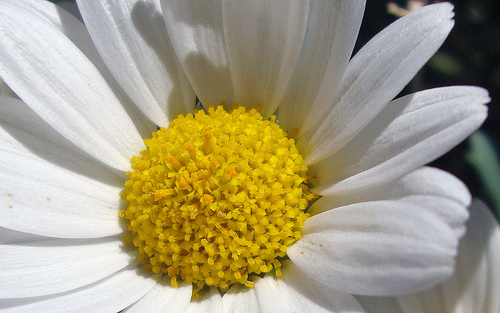
#> input picture dataset/flowers/daisy/10140303196_b88d3d6cec.jpg, 500 x 313 px; its folder holds only this picture in this run
$ jupyter execute --allow-errors UAS_MLP.ipynb
#> lines starting #> are read from the running program, lines starting #| are printed output that depends on the picture
[cell 1]
import os
import cv2
import numpy as np
import matplotlib.pyplot as plt

from sklearn.model_selection import train_test_split
from sklearn.preprocessing import LabelEncoder
from sklearn.preprocessing import StandardScaler
from sklearn.neural_network import MLPClassifier
from sklearn.metrics import accuracy_score, classification_report

[cell 2]
dataset_path = "dataset/flowers"

images = []
labels = []
image_paths = []   # Tambahan

[cell 3]
# Membaca semua folder kelas
for folder in os.listdir(dataset_path):

    folder_path = os.path.join(dataset_path, folder)

    # Pastikan yang dibaca adalah folder
    if os.path.isdir(folder_path):

        # Membaca semua gambar dalam folder
        for file in os.listdir(folder_path):

            file_path = os.path.join(folder_path, file)

            # Membaca gambar
            img = cv2.imread(file_path)
#> img is the input picture: shape (313, 500, 3); mean B, G, R 129.8, 158.1, 166.3

            # Jika gambar berhasil dibaca
            if img is not None:

                # Resize gambar menjadi 64x64
                img = cv2.resize(img, (64, 64))
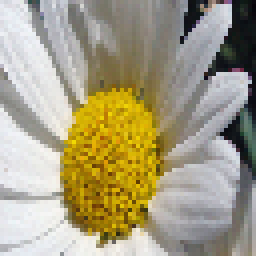
#> img: shape (64, 64, 3) (shown 4 times larger); mean B, G, R 129.5, 157.8, 166

                # Simpan gambar
                images.append(img)

                # Simpan nama kelas
                labels.append(folder)

                image_paths.append(file_path)
#> pass 2 of the loop `for folder in os.listdir(dataset_path):`:
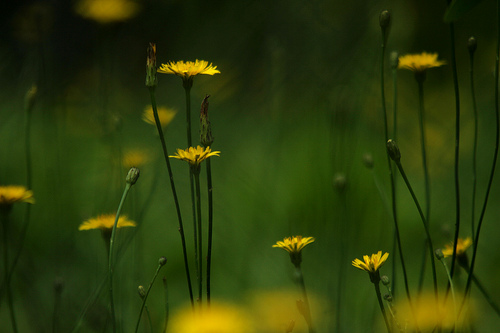
#> input picture dataset/flowers/dandelion/11296320473_1d9261ddcb.jpg, 500 x 333 px
#> img is the input picture: shape (333, 500, 3); mean B, G, R 9.7, 58.5, 43.8
#> `img = cv2.resize(img, (64, 64))`:
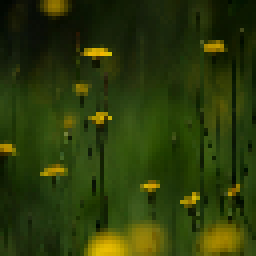
#> img: shape (64, 64, 3) (shown 4 times larger); mean B, G, R 9.4, 58, 43.4

[cell 4]
print("Jumlah gambar :", len(images))
#| Jumlah gambar : 2
print("Jumlah label :", len(labels))

[cell 5]
# Mengubah list menjadi array NumPy
X = np.array(images)
y = np.array(labels)

[cell 6]
print("Bentuk X :", X.shape)
#| Bentuk X : (2, 64, 64, 3)
print("Bentuk y :", y.shape)

[cell 7]
# Mengubah gambar menjadi 1 dimensi
X = X.reshape(X.shape[0], -1)

[cell 8]
print("Bentuk X setelah Flatten :", X.shape)
#| Bentuk X setelah Flatten : (2, 12288)

[cell 9]
# Mengubah label menjadi angka
label_encoder = LabelEncoder()

y = label_encoder.fit_transform(y)

[cell 10]
print("5 Label pertama :", y[:5])

[cell 11]
# Normalisasi data
scaler = StandardScaler()

X = scaler.fit_transform(X)

[cell 12]
# Membagi data menjadi data training dan testing
X_train, X_test, y_train, y_test = train_test_split(
    X,
    y,
    test_size=0.2,
    random_state=24146074
)
#> y_train = [1]; y_test = [0]

[cell 13]
print("Jumlah data training :", X_train.shape)
#| Jumlah data training : (1, 12288)
print("Jumlah data testing  :", X_test.shape)
#| Jumlah data testing  : (1, 12288)

[cell 14]
# Membuat model Multi-Layer Perceptron
mlp = MLPClassifier(
    hidden_layer_sizes=(100,),
    max_iter=300,
    random_state=24146074
)

[cell 15]
# Melatih model
mlp.fit(X_train, y_train)

[cell 16]
# Melakukan prediksi
y_pred = mlp.predict(X_test)
#> y_pred = [1]

[cell 17]
# Menghitung akurasi
accuracy = accuracy_score(y_test, y_pred)
#> accuracy = 0

print("Akurasi Model :", accuracy)
#| Akurasi Model : 0.0

[cell 18]
print(classification_report(y_test, y_pred))
#|               precision    recall  f1-score   support
#|            0       0.00      0.00      0.00       1.0
#|            1       0.00      0.00      0.00       0.0
#|     accuracy                           0.00       1.0
#|    macro avg       0.00      0.00      0.00       1.0
#| weighted avg       0.00      0.00      0.00       1.0
